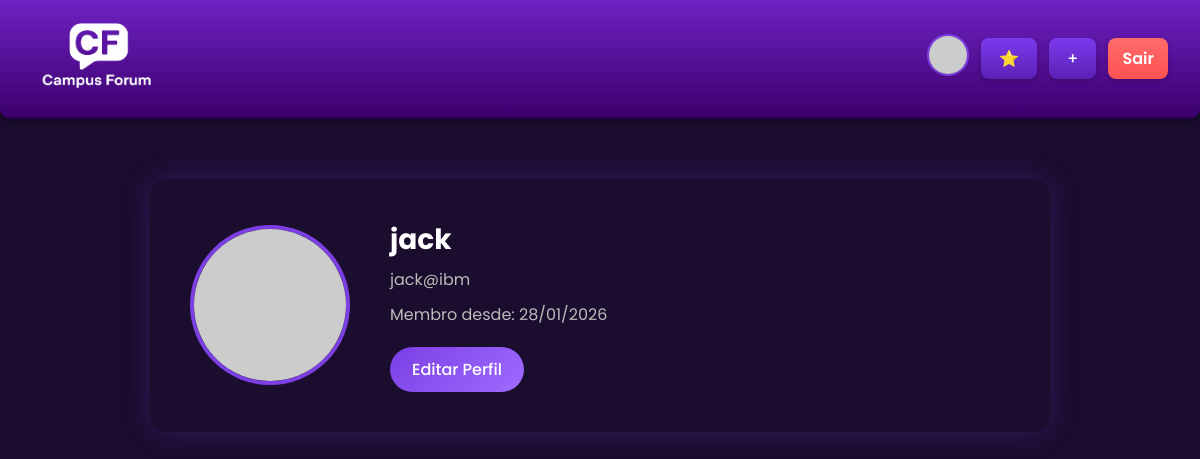
The page /perfil.php (signed in) on the database its author committed.
### tables this page shows
CREATE TABLE `users` (
  `id` int(11) NOT NULL,
  `username` varchar(100) NOT NULL,
  `email` varchar(150) NOT NULL,
  `password` varchar(255) NOT NULL,
  `created_at` timestamp NOT NULL DEFAULT current_timestamp()
);

### perfil.php (the view, shortened to what this page needs)
<?php
$mysqli = db_connect();
$uid = $_SESSION['user']['id'];
$stmt = $mysqli->prepare("SELECT username, email, avatar, created_at FROM users WHERE id = ?");
$stmt->bind_param("i", $uid);
$stmt->execute();
$res = $stmt->get_result();
$user = $res->fetch_assoc();
$avatar = !empty($user['avatar'])
    ? "/campusforumatl/uploads/avatars/".$user['avatar']
    : "https://ui-avatars.com/api/?name=".urlencode($user['username'])."&background=7b3fe4&color=fff&size=256";
?>
<!doctype html>
<html lang="pt-br">
<head>
<link rel="stylesheet" href="styles.css">
<link rel="stylesheet" href="index_style.css">
</head>
<body>
<header>
    <a href="/campusforumatl/index.php">
        <img src="/campusforumatl/campusforumlogox.png" width="140">
    </a>
    <nav class="nav-user">
        <?php
        $uid = $_SESSION['user']['id'];
        $q = $mysqli->prepare("SELECT avatar FROM users WHERE id = ?");
        $q->bind_param("i", $uid);
        $q->execute();
        $u = $q->get_result()->fetch_assoc();
        $nav_avatar = !empty($u['avatar'])
            ? "/campusforumatl/uploads/avatars/".$u['avatar']
            : "https://ui-avatars.com/api/?name=".urlencode($_SESSION['user']['username'])."&background=7b3fe4&color=fff";
        ?>
        <a href="perfil.php" class="avatar-link">
            <img src="<?= htmlspecialchars($nav_avatar) ?>" class="nav-avatar">
        </a>
        <a href="salvos.php" class="btn-novo">⭐</a>
        <a href="create_pergunta.php" class="btn-novo">+</a>
        <a href="logout.php" class="btn-logout">Sair</a>
    </nav>
</header>
<main>
<div class="profile-container">
    <div class="profile-avatar">
        <img src="<?= htmlspecialchars($avatar) ?>" alt="Avatar">
    </div>
    <div class="profile-info">
        <h2><?= htmlspecialchars($user['username']) ?></h2>
        <p><?= htmlspecialchars($user['email']) ?></p>
        <p>Membro desde: <?= date('d/m/Y', strtotime($user['created_at'])) ?></p>
        <div class="profile-actions">
            <a href="config_perfil.php">Editar Perfil</a>
        </div>
    </div>
</div>
</main>
</body>
</html>

### styles.css (style rules this page uses)
body { margin: 0; font-family: Arial, sans-serif; background-color: #1a0d2e; color: #e0d5f0; }
header { background: linear-gradient(180deg, #6e22c3, #3c006d); color: white; padding: 12px 25px; display: flex; align-items: center; justify-content: space-between; border-bottom: 2px solid #26004d; box-shadow: 0 1px 6px rgba(0, 0, 0, 0.3); border-radius: 0 0 10px 10px; }
header .btn-novo { background: linear-gradient(180deg, #7c3aed, #5b21b6); color: #ffffff; padding: 8px 18px; border-radius: 8px; font-weight: 500; border: none; cursor: pointer; transition: 0.3s ease; box-shadow: 0 2px 4px rgba(0,0,0,0.2); }
main { display: flex; justify-content: center; align-items: flex-start; gap: 25px; padding: 20px 0; width: 100%; }

### index_style.css (style rules this page uses)
* { box-sizing: border-box; margin: 0; padding: 0; }
body { font-family: Arial, sans-serif; background-color: #1a0d2e; color: #e0d5f0; min-height: 100vh; -webkit-font-smoothing: antialiased; }
header { width: 100%; background: linear-gradient(180deg, #6e22c3, #3c006d); display: flex; align-items: center; justify-content: center; padding: 16px 32px; position: sticky; top: 0; z-index: 10; box-shadow: 0 1px 6px rgba(0, 0, 0, 0.3); border-bottom: 2px solid #26004d; gap: 20px; }
header nav { display: flex; align-items: center; gap: 16px; flex-shrink: 0; order: 3; }
header nav .btn-novo { background: linear-gradient(180deg, #7c3aed, #5b21b6); color: #ffffff; padding: 8px 18px; border-radius: 8px; font-weight: 500; border: none; cursor: pointer; text-decoration: none; transition: 0.3s ease; box-shadow: 0 2px 4px rgba(0,0,0,0.2); }
header nav a.btn-logout { background: linear-gradient(180deg, #ff6b6b, #ff5252); color: #fff; padding: 8px 14px; border-radius: 8px; text-decoration: none; font-weight: 600; transition: 0.3s ease; box-shadow: 0 2px 4px rgba(0,0,0,0.2); }
main { max-width: 1000px; margin: 40px auto; display: block; padding: 0 16px; }

### perfil.php (style rules this page uses)
body { font-family: 'Poppins', sans-serif; }
header { justify-content: space-between; }
header a { order: 0; }
.nav-user { display: flex; align-items: center; gap: 12px; order: 0; }
.nav-avatar { width: 42px; height: 42px; border-radius: 50%; object-fit: cover; border: 2px solid #7b3fe4; transition: 0.25s; }
.profile-container { max-width: 900px; margin: 60px auto; padding: 40px; background: #1a0d2e; border-radius: 16px; box-shadow: 0 0 30px rgba(123,63,228,0.25); display: flex; gap: 40px; align-items: center; }
.profile-avatar { width: 160px; height: 160px; border-radius: 50%; border: 4px solid #7b3fe4; overflow: hidden; flex-shrink: 0; }
.profile-avatar img { width: 100%; height: 100%; object-fit: cover; }
.profile-info h2 { font-size: 28px; margin-bottom: 6px; color: #ffffff; }
.profile-info p { color: #bbb; margin-bottom: 10px; }
.profile-actions { margin-top: 20px; }
.profile-actions a { display: inline-block; padding: 10px 22px; border-radius: 25px; background: linear-gradient(135deg, #7b3fe4, #9f6bff); color: #fff; text-decoration: none; font-weight: 500; transition: 0.25s; }

### rows shown on the page
users: username "jack", email "jack@ibm", created_at "28/01/2026"
